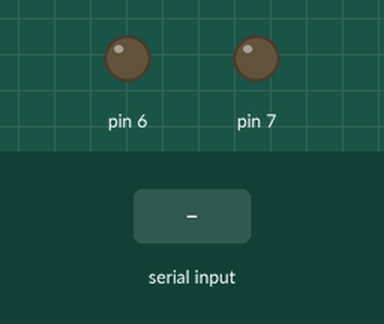
Simulated run of this sketch. Board: Arduino Uno, built with avr-gcc and run on an emulated ATmega328P. Shown: output pins drawn as LEDs (lit = HIGH). Inputs (shaded band) come from the test bench.

Above: at 1.2 s.
1.3 s: "L" received over Serial
At 2.1 s:
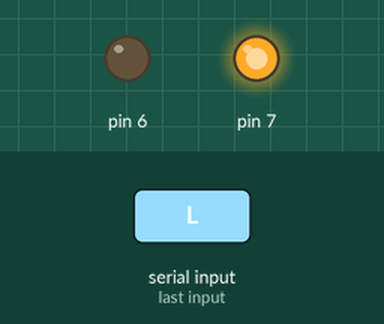
2.8 s: "l" received over Serial
At 3.3 s:
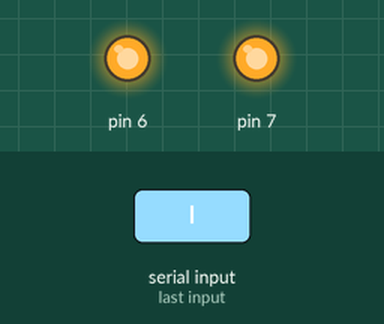
4.3 s: "D" received over Serial
At 5.5 s:
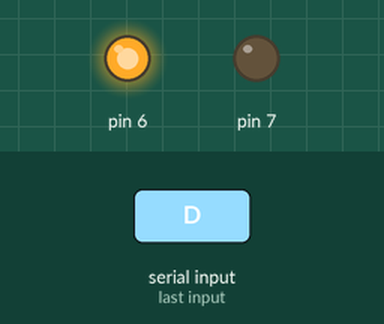
5.8 s: "d" received over Serial
At 6.7 s:
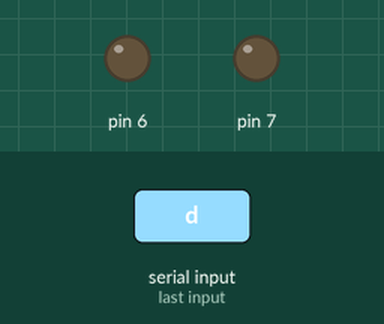
Timing chart, 0 to 8.3 s (numbered marks = the images above; inputs shaded):
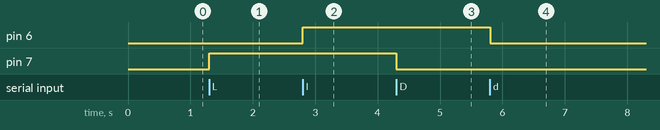

Measured:
- after the input at 1.3 s, pin 7: LOW → HIGH at once
- after the input at 2.8 s, pin 6: LOW → HIGH at once
- after the input at 4.3 s, pin 7: HIGH → LOW at once
- after the input at 5.8 s, pin 6: HIGH → LOW at once

The sketch:

TwitterTomada.pde
```cpp
void setup() {
  Serial.begin(9600);
  pinMode(6,OUTPUT);
  pinMode(7,OUTPUT);
}

void loop() {
  if(Serial.available()>0) {
    byte l = Serial.read();
    if(l=='L') {
      digitalWrite(7, HIGH);
    }
    else if(l=='D') {
      digitalWrite(7, LOW);
    }
    else if(l=='l') {
      digitalWrite(6, HIGH);
    }
    else if(l=='d') {
      digitalWrite(6, LOW);
    }
  }

}
```
